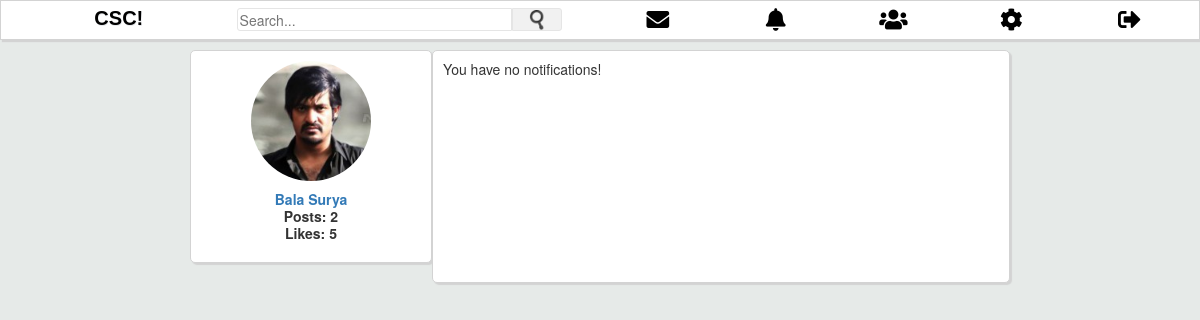
The page /notifications.php on the database its author committed.
### tables this page shows
CREATE TABLE `users` (
  `id` int(11) NOT NULL,
  `first_name` varchar(50) NOT NULL,
  `last_name` varchar(50) NOT NULL,
  `username` varchar(100) NOT NULL,
  `email` varchar(100) NOT NULL,
  `student_id` int(11) NOT NULL,
  `password` varchar(255) NOT NULL,
  `signup_date` date NOT NULL,
  `profile_pic` varchar(255) NOT NULL,
  `num_posts` int(11) NOT NULL,
  `num_likes` int(11) NOT NULL,
  `user_closed` varchar(3) NOT NULL,
  `friend_array` text NOT NULL
);

### includes/classes/User.php (called while the page is built, shortened)
<?php
class User {
	private $user;
	public function __construct($con, $user){
		$user_details_query = mysqli_query($con, "SELECT * FROM users WHERE username='$user'");
		$this->user = mysqli_fetch_array($user_details_query);
	}
	public function getUsername() {
		return $this->user['username'];
	}
}
?>

### includes/classes/Message.php (called while the page is built, shortened)
<?php
class Message {
	public function __construct($con, $user){
		$this->user_obj = new User($con, $user);
	}
}
?>

### notifications.php (the view)
<?php
include("includes/header.php");
$notification_obj = new Notification($con, $userLoggedIn);
 ?>
<div class="user_details column">
		<a href="<?php echo $userLoggedIn; ?>">  <img src="<?php echo $user['profile_pic']; ?>"> </a>
		<div class="user_details_left_right" align="center">
			<a href=profile.php?profile_username=<?php echo $userLoggedIn; ?>>
			<?php
			echo $user['first_name'] . " " . $user['last_name'];
			 ?>
			</a>
			<br>
			<?php echo "Posts: " . $user['num_posts']. "<br>";
			echo "Likes: " . $user['num_likes'];
			?>
		</div>
</div>
<div class="main_column column">
	<?php echo $notification_obj->getNotifications(); ?>
</div>

### assets/css/style.css (style rules this page uses)
body { line-height: 17px; background-color: #E6EAE8; }
.column { background-color: #fff; padding: 10px; border: 1px solid #D3D3D3; border-radius: 5px; box-shadow: 2px 2px 1px #D3D3D3; }
.user_details { width: 250px; margin-bottom: 20px; flex:1; }
.user_details img { height: 120px; border-radius: 100px; margin-left: auto; margin-right: auto; display: block; }
.user_details_left_right { width: 220px; margin-left: auto; margin-right: auto; font-weight: bolder; display: block; position: relative; padding-top: 10px; padding-bottom: 10px; }
.main_column { width: 70%; min-height: 190px; flex:4; }

### rows shown on the page
users: profile_pic (picture), first_name "Bala", last_name "Surya", num_posts "2", num_likes "5"
